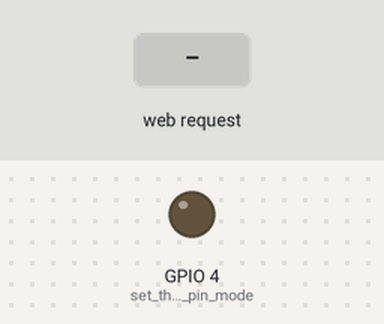
A sketch run on a simulated ESP32. Parts: output pins drawn as LEDs (lit = HIGH). The inputs (shaded band) are chosen by the test bench. WiFi joins after 1.5 s; servers stay silent unless stated; what the sketch prints to the serial monitor is not drawn.

Above: at 2.7 s.
2.8 s: HTTP request GET /H received
At 3.9 s:
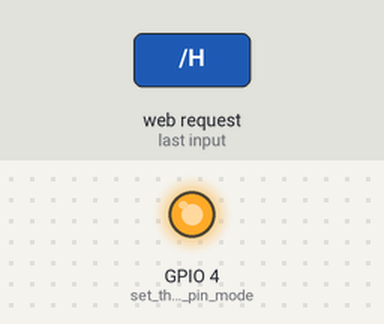
4.3 s: HTTP request GET /L received
At 5.0 s:
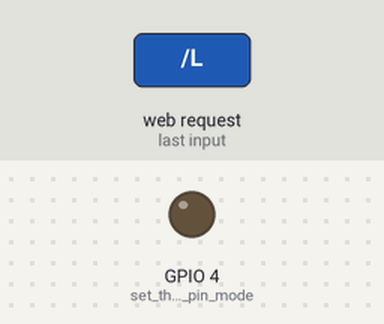
Timing chart, 0 to 7.3 s (numbered marks = the images above; inputs shaded):
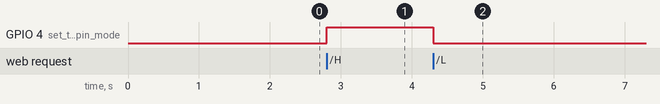

The sketch:

SimpleWiFiServer.ino
```cpp
#include <Arduino.h>
#include <WiFi.h>

const char *ssid = "MyDevice";
const char *password = "87654321";

String html = R"rawliteral(<!DOCTYPE html>
<html lang="en">

<head>
    <meta charset="UTF-8">
    <meta name="viewport" content="width=device-width, initial-scale=1.0">
    <title>Lamp Controller</title>
    <style>
        * {
            margin: 0;
            padding: 0;
            box-sizing: border-box;
        }

        body {
            background-color: rgb(255, 236, 236);
        }

        .bg {
            background-color: rgb(0, 151, 238);
            width: 100%;
            min-height: 50vh;
            display: flex;
            justify-content: center;
            align-items: end;
            box-shadow: 1px 29px 125px 90px rgba(0, 151, 238, 1);
            -webkit-box-shadow: 1px 29px 125px 90px rgba(0, 151, 238, 1);
            -moz-box-shadow: 1px 29px 125px 90px rgba(0, 151, 238, 1);
        }

        .container {
            display: flex;
            justify-content: center;
            align-items: center;
        }

        .on-container {
            margin: 1rem;
            padding: 1rem 0em 1.3rem 0;
            background-color: rgb(3, 202, 252);
            border-radius: 30px;
            border: solid 3px;
            border-top: 0;
            border-color: rgb(240, 248, 255, 1);
        }

        .on {
            font-family: fantasy;
            font-size: 18px;
            font-weight: 500;
            text-decoration: none;
            padding: 1rem 3rem 1rem 3rem;
            color: rgb(0, 26, 255);
            background-color: rgba(255, 255, 255, 0.7);
            text-align: center;
            justify-content: center;
            border-radius: 30px;

        }

        .on:hover,
        .off:hover {
            background-color: rgb(240, 248, 255, .9);
        }

        .off-container {
            margin: 1rem;
            padding: 1rem 0em 1.3rem 0;
            background-color: rgba(252, 34, 34, 0.945);
            border-radius: 30px;
            border: solid 3px;
            border-top: 0;
            border-color: rgb(240, 248, 255, 1);
        }

        .off {
            font-family: fantasy;
            text-decoration: none;
            padding: 1rem 3rem 1rem 3rem;
            color: rgb(255, 0, 0);
            background-color: rgba(255, 255, 255, 0.7);
            text-align: center;
            justify-content: center;
            border-radius: 30px;

        }
    </style>
</head>

<body>

    <div class="bg">
        <div class="container">
            <div class="on-container">
                <a class="on" href="/H\">ON</a>
            </div>
            <br>
            <div class="off-container">
                <a class="off" href="/L\">OFF</a>
            </div>
        </div>
    </div>

</body>

</html>
)rawliteral";

NetworkServer server(80);

void setup() {
  Serial.begin(115200);
  pinMode(4, OUTPUT);  // set the LED pin mode

  delay(10);

  // Connecting to a WiFi network

  Serial.println();
  Serial.println();
  Serial.print("Connecting to ");
  Serial.println(ssid);

  WiFi.begin(ssid, password);
  WiFi.setTxPower(WIFI_POWER_8_5dBm);

  while (WiFi.status() != WL_CONNECTED) {
    delay(500);
    Serial.print(".");
  }

  Serial.println("");
  Serial.println("WiFi connected.");
  Serial.println("IP address: ");
  Serial.println(WiFi.localIP());

  server.begin();
}

void loop() {
  NetworkClient client = server.accept();

  if (client) {
    Serial.println("New Client.");
    String currentLine = "";
    while (client.connected()) {
      if (client.available()) {
        char c = client.read();
        Serial.write(c);
        if (c == '\n') {
          if (currentLine.length() == 0) {

            client.println("HTTP/1.1 200 OK");
            client.println("Content-type:text/html");
            client.println();

            client.print(html);

            client.println();
            break;
          } else {
            currentLine = "";
          }
        } else if (c != '\r') {
          currentLine += c;
        }

        if (currentLine.endsWith("GET /H")) {
          digitalWrite(4, HIGH);  // GET /H turns the LED on
        }
        if (currentLine.endsWith("GET /L")) {
          digitalWrite(4, LOW);  // GET /L turns the LED off
        }
      }
    }
    // close the connection:
    client.stop();
    Serial.println("Client Disconnected.");
  }
}
```

Measured:
- after the input at 2.8 s, GPIO 4 (set_the_LED_pin_mode): LOW → HIGH at once
- after the input at 4.3 s, GPIO 4 (set_the_LED_pin_mode): HIGH → LOW at once
